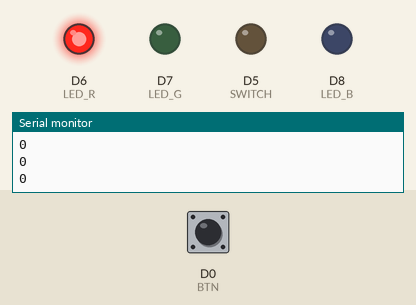
Bench run of a sketch on a simulated ESP8266 (NodeMCU). On the bench: output pins drawn as LEDs (lit = HIGH), the last lines printed to the serial monitor. Dashed ring = blinking. The inputs (shaded band) are chosen by the test bench; at power-on: D0 (BTN) HIGH.

Above: at 1.2 s.
1.3 s: D0 (BTN) pulled LOW for 1 s
At 3.1 s:
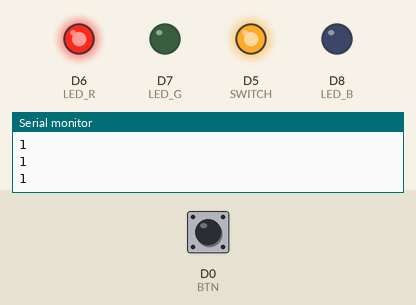
3.8 s: D0 (BTN) pulled LOW for 0.15 s
At 5.0 s:
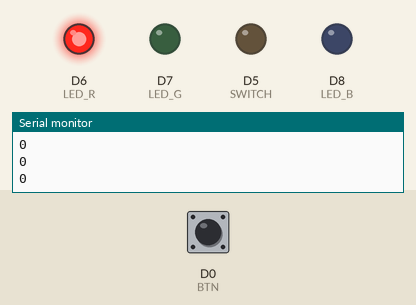
5.4 s: D0 (BTN) pulled LOW for 3.2 s
At 5.57 s:
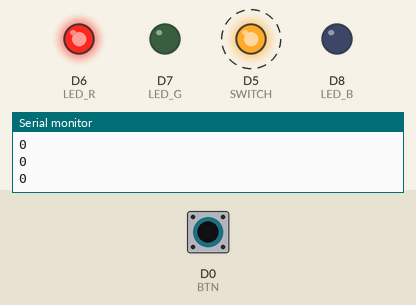
Timing chart, 0 to 10.1 s (numbered marks = the images above; inputs shaded):
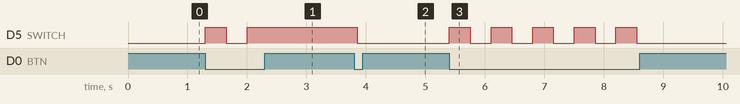

Measured:
- after the input at 1.3 s, D5 (SWITCH): LOW → HIGH at once, → LOW 0.35 s later, → HIGH 0.35 s later
- after the input at 3.8 s, D5 (SWITCH): HIGH → LOW after 0.05 s
- after the input at 5.4 s, D5 (SWITCH): alternates HIGH for 0.35 s and LOW for 0.35 s, 10 changes in all, then stays LOW, starting at once

The sketch:

MQTT.ino
```cpp
#if (defined(__AVR__))
#include <avr\pgmspace.h>
#else
#include <pgmspace.h>
#endif

#include <Wire.h>
//#include <RtcDS3231.h>
//RtcDS3231<TwoWire> Rtc(Wire);

#define BTN     D0
#define SWITCH  D5
#define LED_R   D6
#define LED_G   D7
#define LED_B   D8

int isOn = 0, lastIsOn = 0;

void setLED(int R, int G, int B){
  digitalWrite(LED_R, R);
  digitalWrite(LED_G, G);
  digitalWrite(LED_B, B);
}

double readArus(){
  return ((((analogRead(A0)/1024.0)*5000) - 2500)/100);
}

void setup() {
  Serial.begin(9600);
  //Rtc.Begin();
  pinMode(BTN, INPUT_PULLUP);
  pinMode(SWITCH, OUTPUT);
  pinMode(LED_R, OUTPUT);
  pinMode(LED_G, OUTPUT);
  pinMode(LED_B, OUTPUT);

  setLED(1,0,0);
}

void loop() {
//  RtcDateTime now = Rtc.GetDateTime();

  if(!digitalRead(BTN)){
    lastIsOn = isOn;
    isOn ^= 1; //XOR logic
    digitalWrite(SWITCH, isOn);
    delay(250);
  }

  Serial.println(isOn);
  delay(100);
}
```
